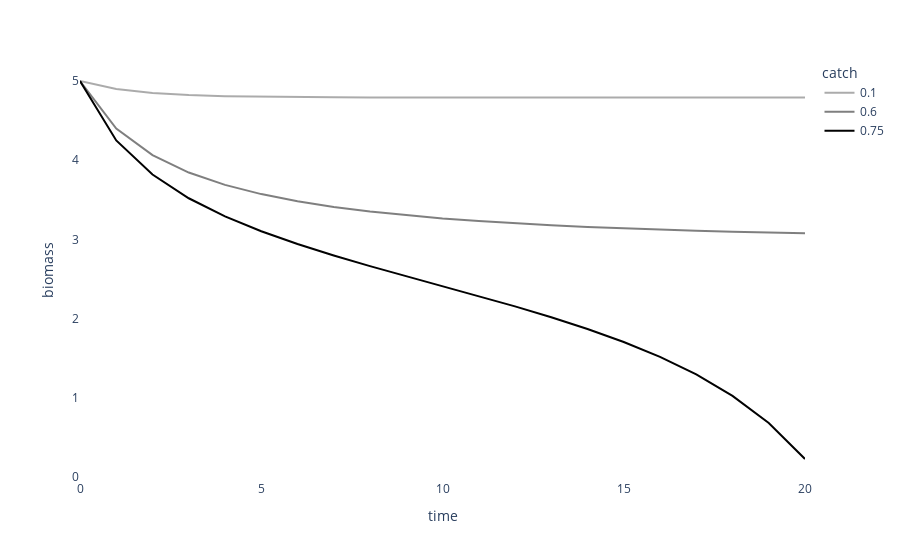

Here is the notebook cell this chart was saved with:
### Code cell
fig = px.line(
    pd.DataFrame(rows), x='time', y='biomass', color='catch',
    color_discrete_map={
                   0.1: "rgba(1,1,1,0.33)",
                   0.6: "rgba(1,1,1,0.5)",
                   0.75: "rgba(1,1,1,1)"
               }
)

fig.update_traces(marker=dict(color='black'))
fig.update_layout(plot_bgcolor="rgba(0,0,0,0)")
with open('SurplusModels/adding_the_humans.png', 'wb') as fh:
    fh.write(fig.to_image('png'))
fig

### Figure 1 — Plotly figure (JSON) as saved in the notebook; plotly's stock layout.template omitted (floating-point values rounded to 4 significant figures)
{"data": [{"hovertemplate": "catch=0.1<br>time=%{x}<br>biomass=%{y}<extra></extra>", "legendgroup": "0.1", "line": {"color": "rgba(1,1,1,0.33)", "dash": "solid"}, "marker": {"color": "black", "symbol": "circle"}, "mode": "lines", "name": "0.1", "orientation": "v", "showlegend": true, "type": "scatter", "x": [0, 1, 2, 3, 4, 5, 6, 7, 8, 9, 10, 11, 12, 13, 14, 15, 16, 17, 18, 19, 20], "xaxis": "x", "y": [5, 4.9, 4.849, 4.822, 4.808, 4.8, 4.796, 4.794, 4.793, 4.792, 4.792, 4.792, 4.791, 4.791, 4.791, 4.791, 4.791, 4.791, 4.791, 4.791, 4.791], "yaxis": "y"}, {"hovertemplate": "catch=0.6<br>time=%{x}<br>biomass=%{y}<extra></extra>", "legendgroup": "0.6", "line": {"color": "rgba(1,1,1,0.5)", "dash": "solid"}, "marker": {"color": "black", "symbol": "circle"}, "mode": "lines", "name": "0.6", "orientation": "v", "showlegend": true, "type": "scatter", "x": [0, 1, 2, 3, 4, 5, 6, 7, 8, 9, 10, 11, 12, 13, 14, 15, 16, 17, 18, 19, 20], "xaxis": "x", "y": [5, 4.4, 4.064, 3.844, 3.689, 3.572, 3.482, 3.411, 3.353, 3.305, 3.265, 3.232, 3.203, 3.179, 3.158, 3.139, 3.124, 3.11, 3.097, 3.087, 3.077], "yaxis": "y"}, {"hovertemplate": "catch=0.75<br>time=%{x}<br>biomass=%{y}<extra></extra>", "legendgroup": "0.75", "line": {"color": "rgba(1,1,1,1)", "dash": "solid"}, "marker": {"color": "black", "symbol": "circle"}, "mode": "lines", "name": "0.75", "orientation": "v", "showlegend": true, "type": "scatter", "x": [0, 1, 2, 3, 4, 5, 6, 7, 8, 9, 10, 11, 12, 13, 14, 15, 16, 17, 18, 19, 20], "xaxis": "x", "y": [5, 4.25, 3.819, 3.52, 3.291, 3.103, 2.942, 2.797, 2.664, 2.536, 2.411, 2.285, 2.155, 2.018, 1.87, 1.706, 1.517, 1.296, 1.026, 0.6836, 0.2287], "yaxis": "y"}], "layout": {"legend": {"title": {"text": "catch"}, "tracegroupgap": 0}, "margin": {"t": 60}, "plot_bgcolor": "rgba(0,0,0,0)", "xaxis": {"anchor": "y", "domain": [0, 1], "title": {"text": "time"}}, "yaxis": {"anchor": "x", "domain": [0, 1], "title": {"text": "biomass"}}}}
